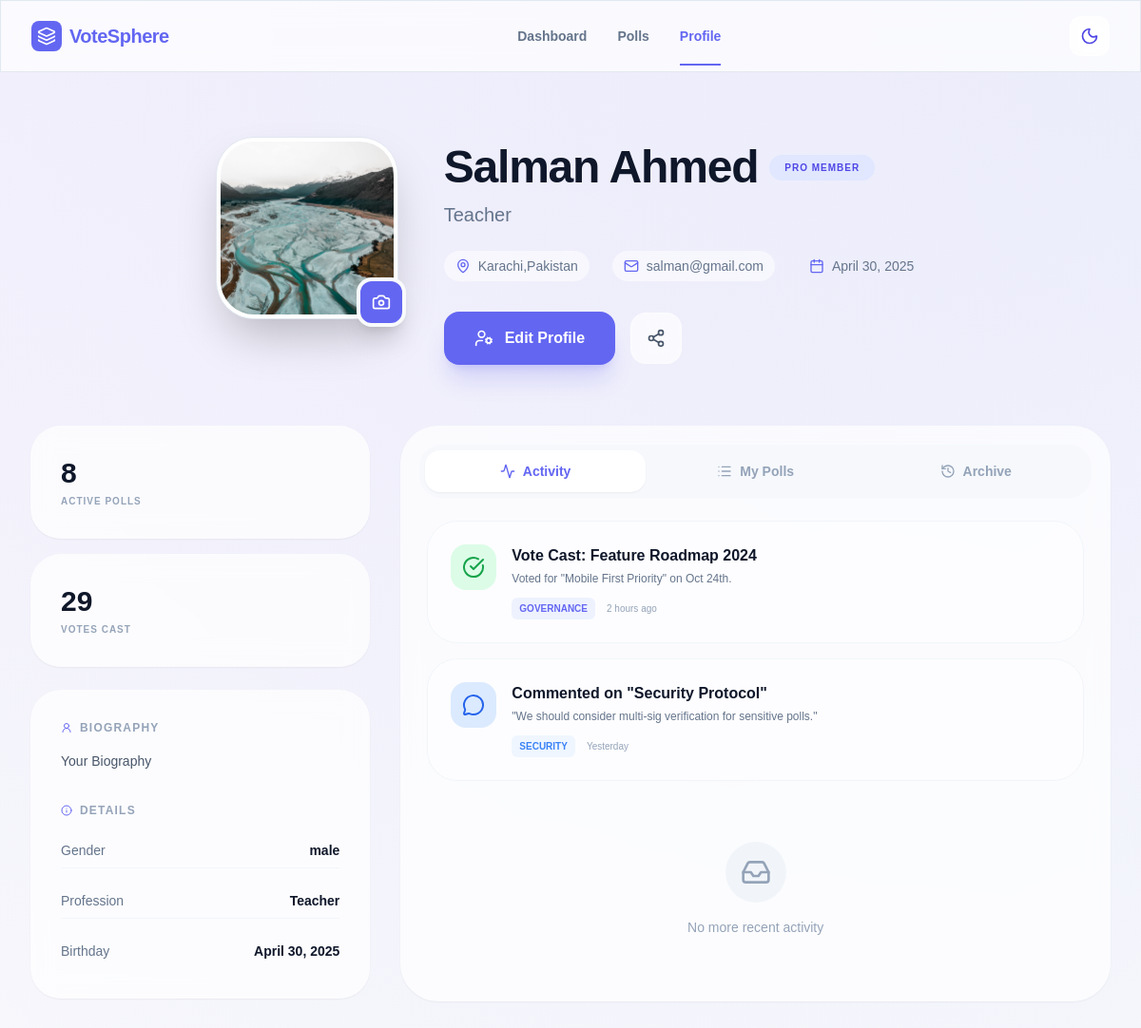
The page /user/profile (signed in) on the database its author committed.
### users/models.py (models this page shows, shortened)
class UserProfile(models.Model):
    user_id = models.OneToOneField(User,on_delete=models.CASCADE,primary_key=True,related_name='profile')
    profile_picture = models.ImageField(
        upload_to='images/profile_pictures/%Y/%m/%d/',
        validators=[FileExtensionValidator(
            allowed_extensions=['jpg','jpeg','png','webp', 'gif'],
            message="Only this image formates are allowed: jpg, jpeg, gif, png, webp.")],
          blank=True, null=True
        )
    bio = models.TextField(blank=True, max_length=300)
    location = models.CharField(max_length=150, blank=True)
    birth_date = models.DateField(blank=True,null=True)
    created_at = models.DateTimeField(auto_now_add=True)
    uploaded_at = models.DateTimeField(auto_now_add=True)

class Ext_User(models.Model):
    user_id = models.OneToOneField(User,on_delete=models.CASCADE,primary_key=True)
    gender = models.CharField(max_length=10)
    profession= models.CharField(max_length=100)

### users/views.py (the view)
def profile_view(req):
    try:
        profile = UserProfile.objects.get(user_id=req.user)
    except UserProfile.DoesNotExist:
        profile = None
    now = timezone.now()
    active_pole = Question.objects.filter(u_id=req.user, expiry__gt=now)
    t_pole = active_pole.count()
    vote_cast = 0
    for q in active_pole:
        vote_cast += Vote_Click.objects.filter(opt_id__q_id=q.id).count()
    context = {
        'profile': profile,
        'pole': t_pole,
        'votes': vote_cast
    }
    return render(req, "users/profile.html", context)

### users/Templates/users/profile.html (shortened to what this page needs)
{% load static %}
<!DOCTYPE html>
<html lang="en" class="scroll-smooth">
<head>
    <link href="{% static 'home/links/font.css' %}" rel="stylesheet">
        <script src="{% static 'home/links/tailwind.css' %}"></script>
</head>
<body class="bg-[#f8fafc] dark:bg-slate-950 text-slate-900 dark:text-slate-100 transition-colors duration-300 profile-header-gradient min-h-screen pb-20 md:pb-0">
    <nav class="fixed top-0 w-full z-40 glass border-b border-slate-200 dark:border-slate-800 px-4 md:px-8 py-4 flex justify-between items-center">
        <a href="{% url 'home' %}" class="flex items-center gap-2 font-bold text-lg md:text-xl tracking-tight text-primary">
            <div class="w-8 h-8 bg-primary rounded-lg flex items-center justify-center text-white">
                <i data-lucide="layers" class="w-5 h-5"></i>
            </div>
            <span class="hidden sm:inline">VoteSphere</span>
        </a>
        <div class="hidden md:flex items-center gap-8 text-sm font-semibold text-slate-500 dark:text-slate-400">
            <a href="#" class="hover:text-primary transition-colors">Dashboard</a>
            <a href="#" class="hover:text-primary transition-colors">Polls</a>
            <a href="#" class="text-primary relative after:absolute after:bottom-[-21px] after:left-0 after:right-0 after:h-[2px] after:bg-primary">Profile</a>
        </div>
        <div class="flex items-center gap-2">
            <button id="theme-toggle-desktop" class="hidden md:flex p-2.5 rounded-xl glass hover:scale-105 transition-transform">
                <i data-lucide="moon" class="w-5 h-5 dark:hidden text-indigo-600"></i>
            </button>
        </div>
    </nav>
    <main class="pt-24 md:pt-36 pb-12 px-4 sm:px-6 lg:px-8 max-w-7xl mx-auto">
        <div class="mb-10 md:mb-16 flex justify-center">
            <div class="flex flex-col md:flex-row items-center md:items-start gap-6 md:gap-12">
                <div class="relative shrink-0 group">
                    <div class="w-32 h-32 sm:w-40 sm:h-40 md:w-48 md:h-48 rounded-[2.5rem] p-1 bg-white dark:bg-slate-900 shadow-2xl border border-slate-200 dark:border-slate-800 transition-transform duration-500 group-hover:rotate-3">
                        {%if profile.profile_picture %}
                            <img src="{{profile.profile_picture.url}}"
                                alt="Profile"
                                class="w-full h-full object-cover rounded-[2.2rem]">
                        {%else%}
                            <img src="https://thumbs.dreamstime.com/b/default-avatar-profile-icon-vector-social-media-user-portrait-176256935.jpg"
                                alt="Profile"
                                class="w-full h-full object-cover rounded-[2.2rem]">
                        {%endif%}
                    </div>
                    <button class="absolute -bottom-2 -right-2 p-3 bg-primary text-white rounded-2xl shadow-xl hover:scale-110 active:scale-95 transition-all border-4 border-[#f8fafc] dark:border-slate-950">
                        <i data-lucide="camera" class="w-5 h-5"></i>
                    </button>
                </div>
                <div class="flex-1 text-center md:text-left pt-2 w-full">
                    <div class="flex flex-col md:flex-row md:items-center gap-3 mb-3">
                        <h1 class="text-3xl md:text-5xl font-black text-slate-900 dark:text-white tracking-tight">{{profile.user_id.first_name}} {{profile.user_id.last_name}}</h1>
                        <div class="flex justify-center md:justify-start">
                            <span class="px-4 py-1.5 bg-indigo-100 dark:bg-indigo-900/30 text-indigo-600 dark:text-indigo-400 text-[10px] font-extrabold uppercase tracking-widest rounded-full">Pro Member</span>
                        </div>
                    </div>
                    <p class="text-slate-500 dark:text-slate-400 font-medium text-lg md:text-xl mb-6">{{profile.user_id.ext_user.profession|default:''}}</p>
                    <div class="flex flex-wrap justify-center md:justify-start gap-y-4 gap-x-6 text-sm text-slate-500 dark:text-slate-400 font-medium">
                        <span class="flex items-center gap-2 bg-white/50 dark:bg-slate-900/50 px-3 py-1.5 rounded-full glass border-none">
                            <i data-lucide="map-pin" class="w-4 h-4 text-primary"></i> {{profile.location|default:'Your Location'}}
                        </span>
                        <span class="flex items-center gap-2 bg-white/50 dark:bg-slate-900/50 px-3 py-1.5 rounded-full glass border-none">
                            <i data-lucide="mail" class="w-4 h-4 text-primary"></i> {{profile.user_id.email|default:'Your Eamil'}}
                        </span>
                        <span class="flex items-center gap-2 px-3 py-1.5">
                            <i data-lucide="calendar" class="w-4 h-4 text-primary"></i> {{profile.birth_date|default:'Your Date of Birth'}}
                        </span>
                    </div>
                    <div class="hidden md:flex items-center gap-4 mt-8">
                        <a href="{%url 'edit_profile'%}" class="px-8 py-4 bg-primary text-white font-bold rounded-2xl shadow-xl shadow-indigo-500/20 hover:bg-indigo-600 active:scale-95 transition-all flex items-center gap-3">
                            <i data-lucide="user-cog" class="w-5 h-5"></i>
                            <span>Edit Profile</span>
                        </a>
                        <button class="p-4 glass rounded-2xl hover:bg-white dark:hover:bg-slate-800 transition-colors">
                            <i data-lucide="share-2" class="w-5 h-5 text-slate-600 dark:text-slate-400"></i>
                        </button>
                    </div>
                </div>
            </div>
        </div>
        <div class="grid grid-cols-1 lg:grid-cols-12 gap-6 md:gap-8">
            <div class="lg:col-span-4 space-y-6">
                <div class="grid grid-cols-2 lg:grid-cols-1 gap-4">
                    <div class="glass p-6 md:p-8 rounded-[2rem] border-none shadow-sm group hover:bg-white dark:hover:bg-slate-900 transition-colors">
                        <span class="block text-3xl font-black text-slate-900 dark:text-white group-hover:text-primary transition-colors">{{pole}}</span>
                        <span class="text-[10px] font-bold text-slate-400 uppercase tracking-widest mt-1 block">Active Polls</span>
                    </div>
                    <div class="glass p-6 md:p-8 rounded-[2rem] border-none shadow-sm group hover:bg-white dark:hover:bg-slate-900 transition-colors">
                        <span class="block text-3xl font-black text-slate-900 dark:text-white group-hover:text-primary transition-colors">{{votes}}</span>
                        <span class="text-[10px] font-bold text-slate-400 uppercase tracking-widest mt-1 block">Votes Cast</span>
                    </div>
                </div>
                <div class="glass p-6 md:p-8 rounded-[2rem] border-none shadow-sm space-y-8">
                    <div>
                        <h3 class="text-xs font-bold text-slate-400 uppercase tracking-widest mb-4 flex items-center gap-2">
                            <i data-lucide="user-round" class="w-3 h-3 text-primary"></i> Biography
                        </h3>
                        <p class="text-slate-600 dark:text-slate-400 text-sm leading-relaxed">
                            {{profile.bio|default:'Your Biography'}}
                        </p>
                    </div>
                    <div class="space-y-4">
                        <h3 class="text-xs font-bold text-slate-400 uppercase tracking-widest mb-4 flex items-center gap-2">
                            <i data-lucide="info" class="w-3 h-3 text-primary"></i> Details
                        </h3>
                        <div class="flex items-center justify-between text-sm py-2 border-b border-slate-100 dark:border-slate-800/50">
                            <span class="text-slate-500 dark:text-slate-400">Gender</span>
                            <span class="font-bold">{{profile.user_id.ext_user.gender|default:''}}</span>
                        </div>
                        <div class="flex items-center justify-between text-sm py-2 border-b border-slate-100 dark:border-slate-800/50">
                            <span class="text-slate-500 dark:text-slate-400">Profession</span>
                            <span class="font-bold">{{profile.user_id.ext_user.profession|default:''}}</span>
                        </div>
                        <div class="flex items-center justify-between text-sm py-2">
                            <span class="text-slate-500 dark:text-slate-400">Birthday</span>
                            <span class="font-bold">{{profile.birth_date|default:''}}</span>
                        </div>
                    </div>
                </div>
            </div>
            <div class="lg:col-span-8">
                <div class="glass rounded-[2.5rem] p-3 md:p-5 border-none shadow-sm h-full flex flex-col">
                    <div class="flex bg-slate-100/50 dark:bg-slate-900/50 p-1.5 rounded-[1.5rem] mb-6 overflow-x-auto no-scrollbar">
                        <button class="flex-1 py-3 px-6 rounded-2xl bg-white dark:bg-slate-800 shadow-sm text-sm font-bold text-primary flex items-center justify-center gap-2 whitespace-nowrap">
                            <i data-lucide="activity" class="w-4 h-4"></i> Activity
                        </button>
                        <button class="flex-1 py-3 px-6 rounded-2xl hover:bg-white/50 dark:hover:bg-slate-800/50 transition-colors text-sm font-bold text-slate-400 flex items-center justify-center gap-2 whitespace-nowrap">
                            <i data-lucide="list" class="w-4 h-4"></i> My Polls
                        </button>
                        <button class="flex-1 py-3 px-6 rounded-2xl hover:bg-white/50 dark:hover:bg-slate-800/50 transition-colors text-sm font-bold text-slate-400 flex items-center justify-center gap-2 whitespace-nowrap">
                            <i data-lucide="history" class="w-4 h-4"></i> Archive
                        </button>
                    </div>
                    <div class="space-y-4 px-2 flex-1">
                        <div class="p-6 rounded-[2rem] bg-white/40 dark:bg-slate-800/20 border border-slate-100 dark:border-slate-800 flex flex-col sm:flex-row gap-4 hover:shadow-md transition-shadow">
                            <div class="w-12 h-12 rounded-2xl bg-green-100 dark:bg-green-900/30 flex items-center justify-center text-green-600 shrink-0">
                                <i data-lucide="check-circle" class="w-6 h-6"></i>
                            </div>
                            <div>
                                <h4 class="font-bold text-slate-900 dark:text-white">Vote Cast: Feature Roadmap 2024</h4>
                                <p class="text-xs text-slate-500 mt-1 mb-3">Voted for "Mobile First Priority" on Oct 24th.</p>
                                <div class="flex items-center gap-3">
                                    <span class="text-[10px] font-bold text-indigo-500 bg-indigo-50 dark:bg-indigo-900/20 px-2 py-1 rounded-md uppercase">Governance</span>
                                    <span class="text-[10px] font-medium text-slate-400">2 hours ago</span>
                                </div>
                            </div>
                        </div>
                        <div class="p-6 rounded-[2rem] bg-white/40 dark:bg-slate-800/20 border border-slate-100 dark:border-slate-800 flex flex-col sm:flex-row gap-4 hover:shadow-md transition-shadow">
                            <div class="w-12 h-12 rounded-2xl bg-blue-100 dark:bg-blue-900/30 flex items-center justify-center text-blue-600 shrink-0">
                                <i data-lucide="message-circle" class="w-6 h-6"></i>
                            </div>
                            <div>
                                <h4 class="font-bold text-slate-900 dark:text-white">Commented on "Security Protocol"</h4>
                                <p class="text-xs text-slate-500 mt-1 mb-3">"We should consider multi-sig verification for sensitive polls."</p>
                                <div class="flex items-center gap-3">
                                    <span class="text-[10px] font-bold text-blue-500 bg-blue-50 dark:bg-blue-900/20 px-2 py-1 rounded-md uppercase">Security</span>
                                    <span class="text-[10px] font-medium text-slate-400">Yesterday</span>
                                </div>
                            </div>
                        </div>
                        <div class="p-12 text-center text-slate-400">
                            <div class="w-16 h-16 bg-slate-100 dark:bg-slate-900 rounded-full flex items-center justify-center mx-auto mb-4">
                                <i data-lucide="inbox" class="w-8 h-8"></i>
                            </div>
                            <p class="text-sm font-medium">No more recent activity</p>
                        </div>
                    </div>
                </div>
            </div>
        </div>
    </main>
</body>
</html>

### users/Templates/users/profile.html (style rules this page uses)
body { font-family: 'Plus Jakarta Sans', sans-serif; -webkit-tap-highlight-color: transparent; }
.glass { background: rgba(255, 255, 255, 0.7); backdrop-filter: blur(12px); -webkit-backdrop-filter: blur(12px); border: 1px solid rgba(255, 255, 255, 0.3); }
.profile-header-gradient { background: radial-gradient(circle at top right, rgba(99, 102, 241, 0.08), transparent), radial-gradient(circle at top left, rgba(168, 85, 247, 0.05), transparent); }

### rows shown on the page
UserProfile: profile_picture (picture), user_id.first_name "Salman", user_id.last_name "Ahmed", user_id.ext_user.profession "Teacher", location "Karachi,Pakistan", user_id.email "salman@gmail.com", birth_date "April 30, 2025", bio "Your Biography", user_id.ext_user.gender "male"

### other values the page prints
{{ pole }} "8"
{{ votes }} "29"
